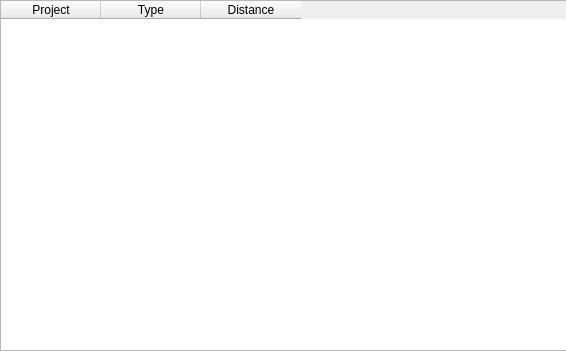
<?xml version="1.0" encoding="UTF-8"?>
<ui version="4.0">
 <class>dlgImp</class>
 <widget class="QDialog" name="dlgImp">
  <property name="geometry">
   <rect>
    <x>0</x>
    <y>0</y>
    <width>566</width>
    <height>351</height>
   </rect>
  </property>
  <property name="windowTitle">
   <string>Impacts Table</string>
  </property>
  <widget class="QTableWidget" name="tblImpacts">
   <property name="geometry">
    <rect>
     <x>0</x>
     <y>0</y>
     <width>571</width>
     <height>351</height>
    </rect>
   </property>
   <property name="alternatingRowColors">
    <bool>true</bool>
   </property>
   <column>
    <property name="text">
     <string>Project</string>
    </property>
   </column>
   <column>
    <property name="text">
     <string>Type</string>
    </property>
   </column>
   <column>
    <property name="text">
     <string>Distance</string>
    </property>
   </column>
  </widget>
 </widget>
 <resources/>
 <connections/>
</ui>
